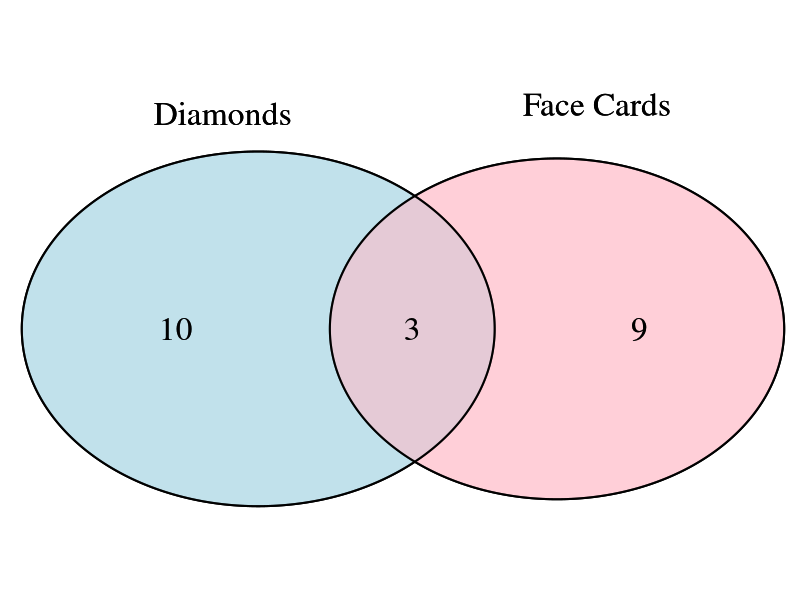
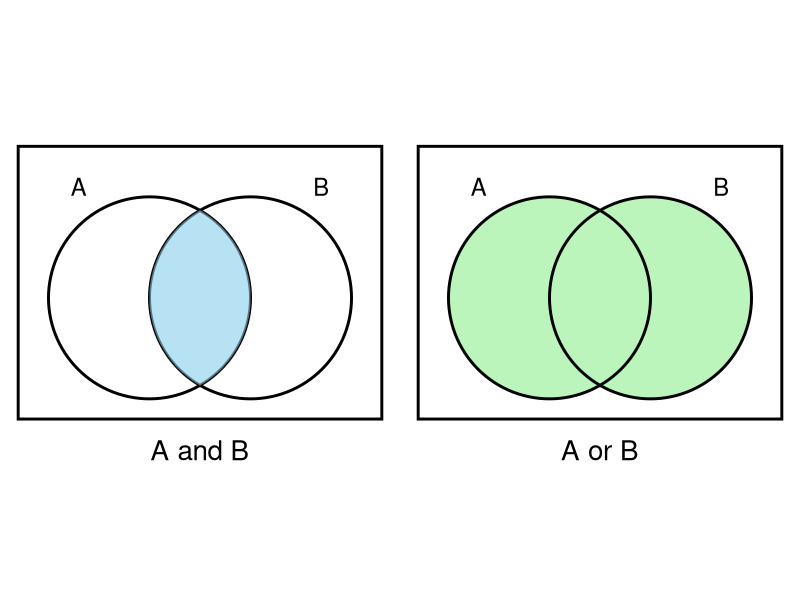
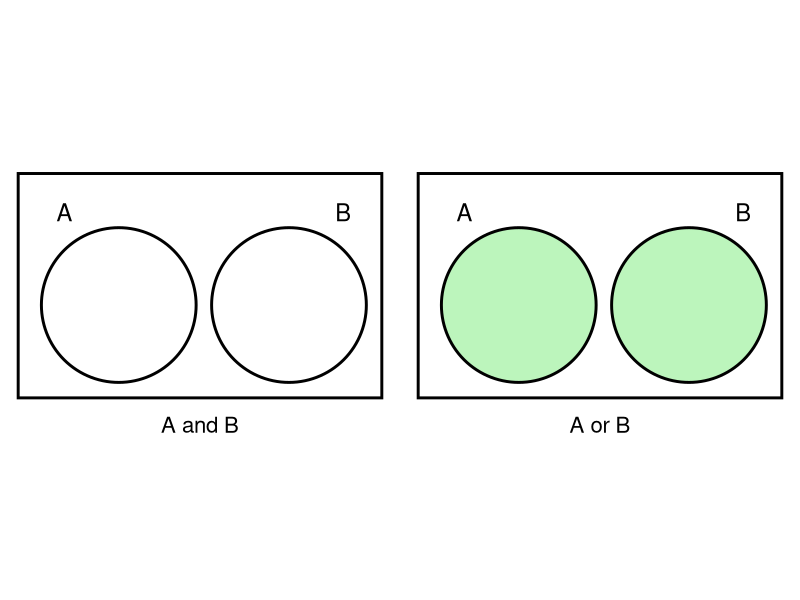

These charts were generated, in order, by the following R code:
## ---- chunk 1
library(VennDiagram)
library(RColorBrewer)
library(gridExtra)
library(ggplot2)
library(sf)
## ---- chunk 2
venn.plot <- draw.pairwise.venn(
	area1 = 13,
	area2 = 12,
	cross.area = 3,
	category = c("Diamonds", "Face Cards"),
	fill = c("lightblue","pink"),
	lty = 1,
	cex = 2,
	cat.cex = 2,
	cat.pos = c(315, 20),
	cat.dist = c(0.09,0.09),
	cat.just = list(c(-1, -1), c(1, 1)),
	ext.pos = 30,
	ext.dist = -0.05,
	ext.length = 0.85,
	ext.line.lwd = 2,
	ext.line.lty = "dashed"
	)
grid.draw(venn.plot)
## ---- chunk 3
# Define two circles as sf objects
circle_A <- st_buffer(st_point(c(0, 0)), dist = 1)  # radius = 1
circle_B <- st_buffer(st_point(c(1, 0)), dist = 1)

add_box <- function(p) {
  p + 
    geom_rect(aes(xmin=-1.3, xmax=2.3, ymin=-1.2, ymax=1.5), 
              fill = NA, color = "black", linewidth = 1)  # box border
}

# Intersection and union
intersect_region <- st_intersection(circle_A, circle_B)
union_region     <- st_union(circle_A, circle_B)

## INTERSECTION ONLY
p_intersection <- ggplot() +
  geom_sf(data = st_sfc(circle_A), fill = NA, color = "black", linewidth = 1) +
  geom_sf(data = st_sfc(circle_B), fill = NA, color = "black", linewidth = 1) +
  geom_sf(data = intersect_region, fill = "skyblue", alpha = 0.6) +
  coord_sf() +
  theme_void() +
  annotate("text", x = -0.7, y = 1.1, label = "A", size = 6) +
  annotate("text", x = 1.7,  y = 1.1, label = "B", size = 6) +
  labs(caption="A and B") +
  theme(plot.caption = element_text(size = 20, hjust = 0.5))

p_intersection <- add_box(p_intersection)

## UNION ONLY
p_union <- ggplot() +
  geom_sf(data = union_region, fill = "lightgreen", alpha = 0.6, color = NA) +
  geom_sf(data = st_sfc(circle_A), fill = NA, color = "black", linewidth = 1) +
  geom_sf(data = st_sfc(circle_B), fill = NA, color = "black", linewidth = 1) +
  coord_sf() +
  theme_void() +
  annotate("text", x = -0.7, y = 1.1, label = "A", size = 6) +
  annotate("text", x = 1.7,  y = 1.1, label = "B", size = 6) +
  labs(caption="A or B") +
  theme(plot.caption = element_text(size = 20, hjust = 0.5))
p_union <- add_box(p_union)

# Side by side
grid.arrange(p_intersection, p_union, ncol = 2)
## ---- chunk 4
# Example disjoint circles
circle_A <- st_buffer(st_point(c(0, 0)), dist = 1)
circle_B <- st_buffer(st_point(c(2.2, 0)), dist = 1)

intersect_region <- st_intersection(circle_A, circle_B)
union_region     <- st_union(circle_A, circle_B)

# Function to add a rectangle background
add_box <- function(p) {
  p + 
    geom_rect(aes(xmin=-1.3, xmax=3.4, ymin=-1.2, ymax=1.7), 
              fill = NA, color = "black", linewidth = 1)  # box border
}

## INTERSECTION
p_intersection <- ggplot() +
  geom_sf(data = st_sfc(circle_A), fill = NA, color = "black", linewidth = 1) +
  geom_sf(data = st_sfc(circle_B), fill = NA, color = "black", linewidth = 1) +
  # nothing to shade for intersection
  annotate("text", x = -.7, y = 1.2, label = "A", size = 6) +
  annotate("text", x = 2.9, y = 1.2, label = "B", size = 6) +
  labs(caption = "A and B") +
  theme_void() +
  theme(plot.caption = element_text(size = 16, hjust = 0.5))

p_intersection <- add_box(p_intersection)

## UNION
p_union <- ggplot() +
  geom_sf(data = union_region, fill = "lightgreen", alpha = 0.6, color = NA) +
  geom_sf(data = st_sfc(circle_A), fill = NA, color = "black", linewidth = 1) +
  geom_sf(data = st_sfc(circle_B), fill = NA, color = "black", linewidth = 1) +
  annotate("text", x = -.7, y = 1.2, label = "A", size = 6) +
  annotate("text", x = 2.9, y = 1.2, label = "B", size = 6) +
  labs(caption = "A or B") +
  theme_void() +
  theme(plot.caption = element_text(size = 16, hjust = 0.5))

p_union <- add_box(p_union)

# Arrange side by side
grid.arrange(p_intersection, p_union, ncol = 2)
